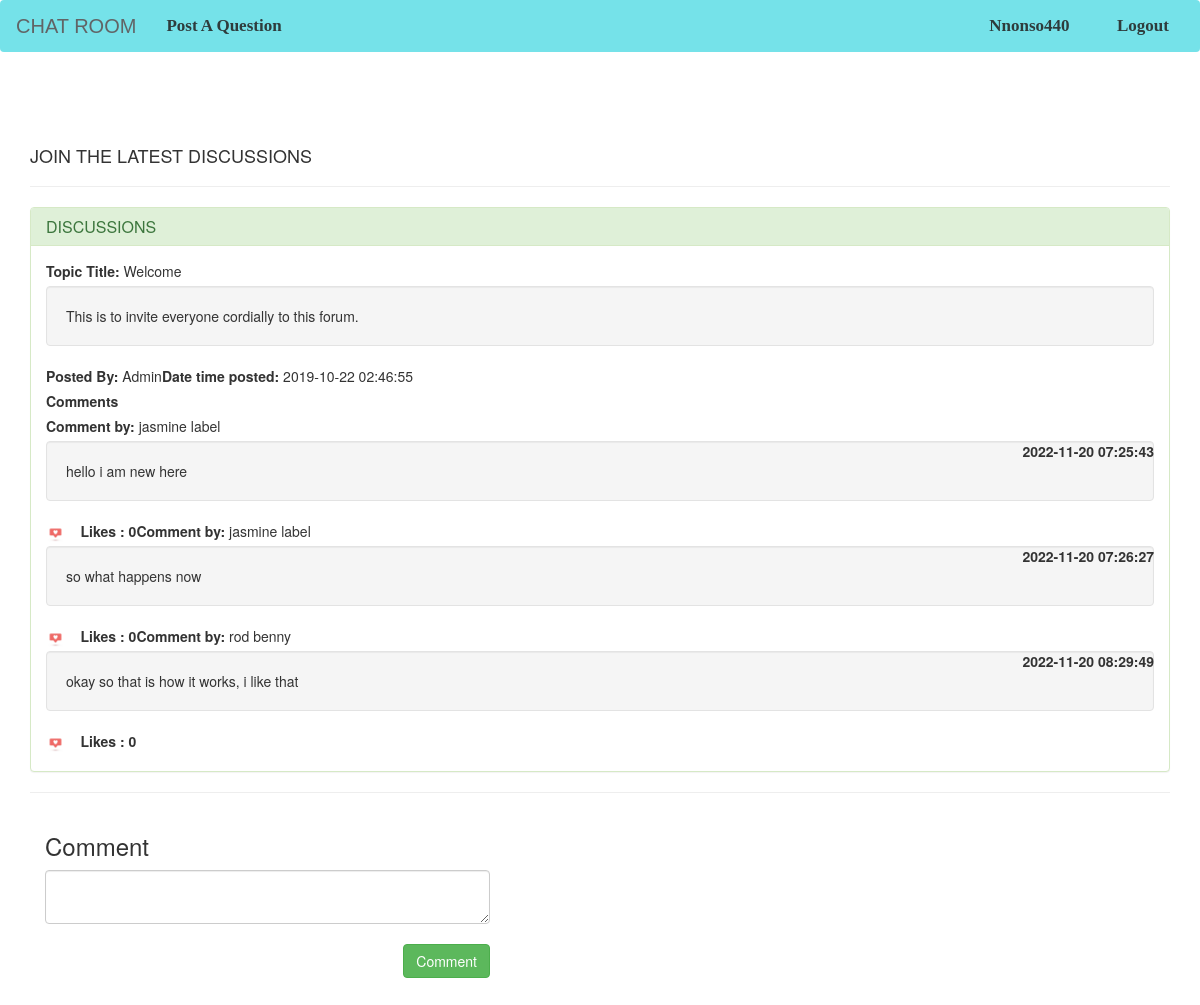
/pages/content.php?post_id=1 (signed in), run on the app's committed database.
### tables this page shows
CREATE TABLE `tblpost` (
  `post_Id` int(11) NOT NULL,
  `title` varchar(255) DEFAULT NULL,
  `content` text DEFAULT NULL,
  `datetime` datetime DEFAULT NULL,
  `cat_id` int(12) DEFAULT NULL,
  `user_Id` int(12) DEFAULT NULL
);

CREATE TABLE `tblcomment` (
  `comment_Id` int(11) NOT NULL,
  `comment` varchar(255) DEFAULT NULL,
  `post_Id` int(11) DEFAULT NULL,
  `datetime` datetime DEFAULT NULL,
  `user_Id` int(12) DEFAULT NULL
);

CREATE TABLE `tbluser` (
  `user_Id` int(11) NOT NULL,
  `fname` varchar(255) DEFAULT NULL,
  `lname` varchar(255) DEFAULT NULL,
  `gender` varchar(255) DEFAULT NULL
);

### pages/content.php (the view, shortened to what this page needs)
<?php
$username=$_SESSION['username'];
$userid = $_SESSION['user_Id'];
?>
<html>
<head>
	<link rel="stylesheet" type="text/css" href="../css/global.css">
	<link rel="stylesheet" type="text/css" href="../css/bootstrap.css">
	<link rel="stylesheet" type="text/css" href="../css/bootstrap.min.css">
    <link href="//netdna.bootstrapcdn.com/font-awesome/4.0.3/css/font-awesome.css" rel="stylesheet">
    <link rel="stylesheet" href="https://cdnjs.cloudflare.com/ajax/libs/font-awesome/4.7.0/css/font-awesome.min.css">
</head>
<body>
     <nav class="navbar  myNav">
        <div class="container-fluid">
            <div class="navbar-header ">
                <a class="navbar-brand" href="home.php">Chat room</a>
            </div>
            <div class="collapse navbar-collapse " id="example-1">
                <ul class="nav navbar-nav navbar-left">
                    <li><a href="#form" data-toggle="modal" data-target="#form"> Post a Question</a></li>
                </ul>
                <ul class="nav navbar-nav navbar-right">
                    <li><a href="profile.php"><span class="glyphicon glyphicon-user"></span> <?php echo $username; ?></a></li>
                    <li><a href="logout.php"><span class="glyphicon glyphicon-log-out"></span> Logout</a></li>
                </ul>
            </div>
        </div>
    </nav>
    <div class="container" style="margin:7% auto;">
    	<h4>JOIN THE LATEST DISCUSSIONS</h4>
    	<hr>
         <div class="panel panel-success">
                <div class="panel-heading">
                    <h3 class="panel-title">DISCUSSIONS</h3>
                </div>
                 <div class="panel-body">
                 <?php
                include "../functions/db.php";
                     $id = $_GET['post_id'];
                $sql = $con->prepare("SELECT * from tblpost as tp join category as c on tp.cat_id=c.cat_id where tp.post_Id=:id ");
				$sql->bindParam(":id", $id);
				$res = $sql->execute();
				$sql->setFetchMode(PDO::FETCH_ASSOC);
                if($res==true){
                  while($row=$sql->fetch()){
                    extract($row);
					$literal_admin=0;
                    if($user_Id==$literal_admin){
                       echo "<label>Topic Title: </label> ".$title."<br>";
                       echo "<p class='well'>".$content."</p>";
                       echo "<label>Posted By: </label> Admin";
                       echo "<label>Date time posted: </label> ".$datetime;
                    }
                }
                }
              ?>
              <br><label>Comments</label><br>
              <div id="comments">
              <?php
              $postid= $_GET['post_id'];
              $sql = $con->prepare("SELECT * from tblcomment as c join tbluser as u on c.user_Id=u.user_Id where post_Id=:postid order by datetime");
			  $sql->bindParam(":postid", $postid);
			  $sql->execute();
			  $sql->setFetchMode(PDO::FETCH_ASSOC);
              $num = $sql->rowCount();
              if($num>0){
              while($row=$sql->fetch()){
                  echo "<label>Comment by: </label> ".$row['fname']." ".$row['lname']."<br>";
                  echo '<label class="pull-right">'.$row['datetime'].'</label>';
                  echo "<p class='well'>".$row['comment']."</p>";
                  $postidx = $row['post_Id'];
                  $commentidx = $row['comment_Id'];
                  $query = $con->prepare("SELECT count(*) as `likesc` from tbllikecomment where user_Id=:user_Id and post_Id=:post_Id and comment_Id=:comment_Id");
                  $query->bindParam(":user_Id", $userid);
                  $query->bindParam(":post_Id", $row['post_Id']);
                  $query->bindParam(":comment_Id", $row['comment_Id']);
                  $query->execute();
                  $qres = $query->fetch();
                  extract($qres);
                  if ($likesc==0) {
                      echo "<img src='../images/like_unclickedc.jpg' id='like_unclickedc' height='19' width='19' onclick=likec(".$postidx.",".$commentidx.")>";
                  }
                  else if ($likesc>0) {
                      echo "<img src='../images/like_clickedc.jpg' id='like_clickedc' height='19' width='19' onclick=unlikec(".$postidx.",".$commentidx.")>";
                  }
                  $query2 = $con->prepare("SELECT count(user_Id) as `total_likesc` from tbllikecomment where post_Id=:post_Id and comment_Id=:comment_Id");
                  $query2->bindParam("post_Id", $row['post_Id']);
                  $query2->bindParam("comment_Id", $row['comment_Id']);
                  $query2->execute();
                  $qres2 = $query2->fetch();
                  extract($qres2);
                  echo "<label id='no_likesc'>&nbsp&nbsp&nbsp&nbspLikes :&nbsp".$total_likesc."</label>";
              }
            }
              ?>
            </div>
              </div>
          </div>
          <hr>
            <div class="col-sm-5 col-md-5 sidebar">
          <h3>Comment</h3>
          <form method="POST">
            <textarea type="text" class="form-control" id="commenttxt"></textarea><br>
            <input type="submit" id="save" class="btn btn-success pull-right" value="Comment">
          </form>
        </div>
    </div>
</body>
</html>

### css/global.css (style rules this page uses)
body { background-color: #eee; }
.myNav { background-color: rgb(117,226,233); }
.myNav li a { text-transform: capitalize; font-size: 17px; color: rgba(36, 35, 35, 0.87); font-family:'Times New Roman', Times, serif; font-weight: 600; }
.myNav .navbar-header a { font-size: 2rem; color: rgb(97, 100, 102); font-family:'Gill Sans', 'Gill Sans MT', Calibri, 'Trebuchet MS', sans-serif; text-transform: uppercase; }

### data on the page
tblpost: title "Welcome", content "This is to invite everyone cordially to this forum.", datetime "2019-10-22 02:46:55"
tblcomment: user_Id.fname "jasmine", user_Id.lname "label", datetime "2022-11-20 07:25:43", comment "hello i am new here", total_likesc "0"
tblcomment: user_Id.fname "jasmine", user_Id.lname "label", datetime "2022-11-20 07:26:27", comment "so what happens now", total_likesc "0"
tblcomment: user_Id.fname "rod", user_Id.lname "benny", datetime "2022-11-20 08:29:49", comment "okay so that is how it works, i like that", total_likesc "0"

### other printed values
$username "Nnonso440"
